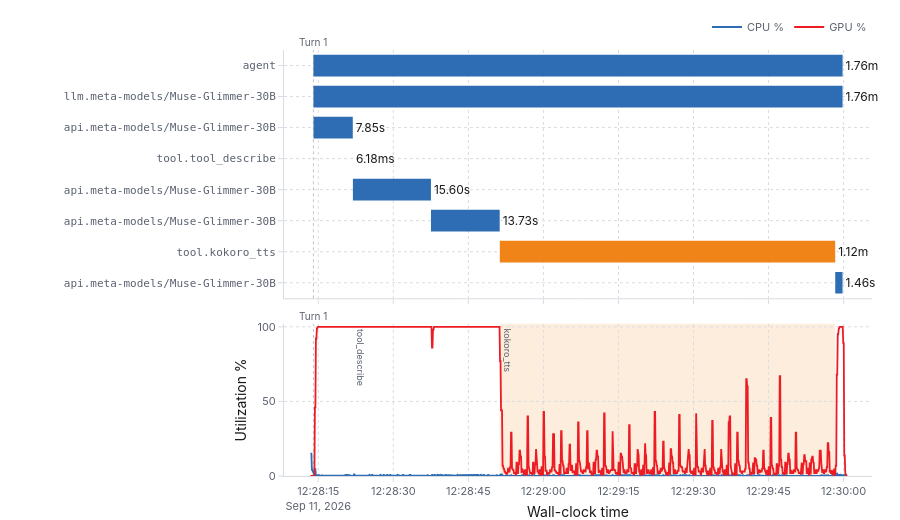

Write notebook code for a chart like this one.
### Code cell
# This cell shows an overview tab alone; for a detailed view, click on the links provided when running this cell.
import importlib, sys, os, logging
sys.path.insert(0, os.path.abspath("utils"))
logging.disable(logging.WARNING)          # mute Streamlit's import-time warnings
import hermes_profiler
importlib.reload(hermes_profiler)          # pick up edits without a kernel restart
logging.disable(logging.NOTSET)

SESSION_ID = None   # a run ID, or None to auto-fetch the latest session
hermes_profiler.show_session_overview(SESSION_ID)

### Figure 1 — Plotly figure (JSON) as saved in the notebook; plotly's stock layout.template omitted (floating-point values rounded to 4 significant figures; data arrays with more than 128 entries replaced by an {"elided": "..."} marker saying what was removed)
{"data": [{"base": ["2026-09-11T12:28:14.028069743", "2026-09-11T12:28:14.033529885", "2026-09-11T12:28:14.046123048", "2026-09-11T12:28:21.910405364", "2026-09-11T12:28:21.922429962", "2026-09-11T12:28:37.530728963", "2026-09-11T12:28:51.285697392", "2026-09-11T12:29:58.324790810"], "cliponaxis": false, "hoverinfo": "text", "hovertext": ["<b>agent</b><br>turn: 1<br>type: AGENT<br>start: 12:28:14.028<br>duration: 1.76m", "<b>llm.meta-models/Muse-Glimmer-30B</b><br>turn: 1<br>type: LLM<br>start: 12:28:14.033<br>duration: 1.76m", "<b>api.meta-models/Muse-Glimmer-30B</b><br>turn: 1<br>type: LLM<br>start: 12:28:14.046<br>duration: 7.85s", "<b>tool.tool_describe</b><br>turn: 1<br>type: TOOL<br>start: 12:28:21.910<br>duration: 6.18ms", "<b>api.meta-models/Muse-Glimmer-30B</b><br>turn: 1<br>type: LLM<br>start: 12:28:21.922<br>duration: 15.60s", "<b>api.meta-models/Muse-Glimmer-30B</b><br>turn: 1<br>type: LLM<br>start: 12:28:37.530<br>duration: 13.73s", "<b>tool.kokoro_tts</b><br>turn: 1<br>type: TOOL<br>start: 12:28:51.285<br>duration: 1.12m", "<b>api.meta-models/Muse-Glimmer-30B</b><br>turn: 1<br>type: LLM<br>start: 12:29:58.324<br>duration: 1.46s"], "marker": {"color": ["#2E6DB4", "#2E6DB4", "#2E6DB4", "#F08418", "#2E6DB4", "#2E6DB4", "#F08418", "#2E6DB4"]}, "orientation": "h", "showlegend": false, "text": ["1.76m", "1.76m", "7.85s", "6.18ms", "15.60s", "13.73s", "1.12m", "1.46s"], "textposition": "outside", "type": "bar", "x": [105800.0, 105800.0, 7854.0, 6.179, 15600.0, 13730.0, 67030.0, 1463.0], "xaxis": "x", "y": [0, 1, 2, 3, 4, 5, 6, 7], "yaxis": "y"}, {"hovertemplate": "CPU %{y:.1f}%<br>%{x|%H:%M:%S.%L}<extra></extra>", "line": {"color": "#2E6DB4", "width": 1.8}, "mode": "lines", "name": "CPU %", "type": "scatter", "x": {"elided": "1074 str values"}, "xaxis": "x2", "y": {"elided": "1074 float values"}, "yaxis": "y2"}, {"hovertemplate": "GPU %{y:.1f}%<br>%{x|%H:%M:%S.%L}<extra></extra>", "line": {"color": "#ED1C24", "width": 1.8}, "mode": "lines", "name": "GPU %", "type": "scatter", "x": {"elided": "1074 str values"}, "xaxis": "x2", "y": {"elided": "1074 float values"}, "yaxis": "y2"}], "layout": {"annotations": [{"font": {"color": "#5B6270", "size": 9}, "showarrow": false, "text": "tool_describe", "textangle": 90, "x": "2026-09-11T12:28:21.910405364", "xanchor": "left", "xref": "x2", "y": 100, "yanchor": "top", "yref": "y2"}, {"font": {"color": "#5B6270", "size": 9}, "showarrow": false, "text": "kokoro_tts", "textangle": 90, "x": "2026-09-11T12:28:51.285697392", "xanchor": "left", "xref": "x2", "y": 100, "yanchor": "top", "yref": "y2"}, {"font": {"color": "#5B6270", "size": 10}, "showarrow": false, "text": "Turn 1", "x": "2026-09-11T12:28:14.028069743", "xanchor": "center", "xref": "x", "y": 1, "yanchor": "bottom", "yref": "y domain"}, {"font": {"color": "#5B6270", "size": 10}, "showarrow": false, "text": "Turn 1", "x": "2026-09-11T12:28:14.028069743", "xanchor": "center", "xref": "x2", "y": 1, "yanchor": "bottom", "yref": "y2 domain"}], "bargap": 0.3, "font": {"color": "#1A1A1A", "family": "-apple-system, BlinkMacSystemFont, \"Segoe UI\", Roboto, Helvetica, Arial, sans-serif", "size": 12}, "height": 520, "hoverlabel": {"bgcolor": "#FFFFFF", "bordercolor": "#D9DCE1", "font": {"color": "#1A1A1A", "size": 12}}, "hovermode": "x unified", "legend": {"bgcolor": "rgba(0,0,0,0)", "borderwidth": 0, "font": {"color": "#5B6270", "size": 11}, "orientation": "h", "x": 1, "xanchor": "right", "y": 1.02, "yanchor": "bottom"}, "margin": {"b": 44, "l": 284, "r": 28, "t": 48}, "paper_bgcolor": "#FFFFFF", "plot_bgcolor": "#FFFFFF", "shapes": [{"fillcolor": "rgba(46,109,180,0.13)", "layer": "below", "line": {"width": 0}, "opacity": 1, "type": "rect", "x0": "2026-09-11T12:28:21.910405364", "x1": "2026-09-11T12:28:21.920405364", "xref": "x2", "y0": 0, "y1": 1, "yref": "y2 domain"}, {"fillcolor": "rgba(240,132,24,0.15)", "layer": "below", "line": {"width": 0}, "opacity": 1, "type": "rect", "x0": "2026-09-11T12:28:51.285697392", "x1": "2026-09-11T12:29:58.316697392", "xref": "x2", "y0": 0, "y1": 1, "yref": "y2 domain"}, {"line": {"color": "rgba(120,120,120,0.45)", "dash": "dot", "width": 1}, "type": "line", "x0": "2026-09-11T12:28:14.028069743", "x1": "2026-09-11T12:28:14.028069743", "xref": "x", "y0": 0, "y1": 1, "yref": "y domain"}, {"line": {"color": "rgba(120,120,120,0.45)", "dash": "dot", "width": 1}, "type": "line", "x0": "2026-09-11T12:28:14.028069743", "x1": "2026-09-11T12:28:14.028069743", "xref": "x2", "y0": 0, "y1": 1, "yref": "y2 domain"}], "xaxis": {"anchor": "y", "domain": [0, 1], "gridcolor": "#D9DCE1", "griddash": "dot", "linecolor": "#D9DCE1", "matches": "x2", "showticklabels": false, "tickcolor": "#D9DCE1", "tickfont": {"color": "#5B6270", "size": 11}, "ticks": "outside", "type": "date", "zeroline": false}, "xaxis2": {"anchor": "y2", "domain": [0, 1], "gridcolor": "#D9DCE1", "griddash": "dot", "linecolor": "#D9DCE1", "tickcolor": "#D9DCE1", "tickfont": {"color": "#5B6270", "size": 11}, "ticks": "outside", "title": {"text": "Wall-clock time"}, "type": "date", "zeroline": false}, "yaxis": {"anchor": "x", "automargin": true, "autorange": "reversed", "domain": [0.4172, 1], "gridcolor": "#D9DCE1", "griddash": "dot", "linecolor": "#D9DCE1", "tickcolor": "#D9DCE1", "tickfont": {"color": "#5B6270", "family": "monospace", "size": 11}, "tickmode": "array", "ticks": "outside", "ticktext": ["agent", "    llm.meta-models/Muse-Glimmer-30B", "        api.meta-models/Muse-Glimmer-30B", "        tool.tool_describe", "        api.meta-models/Muse-Glimmer-30B", "        api.meta-models/Muse-Glimmer-30B", "        tool.kokoro_tts", "        api.meta-models/Muse-Glimmer-30B"], "tickvals": [0, 1, 2, 3, 4, 5, 6, 7], "zeroline": false}, "yaxis2": {"anchor": "x2", "domain": [0, 0.3572], "gridcolor": "#D9DCE1", "griddash": "dot", "linecolor": "#D9DCE1", "range": [0, 102], "tickcolor": "#D9DCE1", "tickfont": {"color": "#5B6270", "size": 11}, "ticks": "outside", "title": {"text": "Utilization %"}, "zeroline": false}}}
